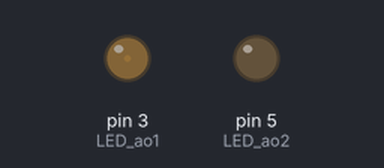
Bench run of a sketch on a simulated Arduino Uno, built with avr-gcc and run on an emulated ATmega328P. On the bench: output pins drawn as LEDs (lit = HIGH).

Above: at 0.05 s.
At 1.3 s:
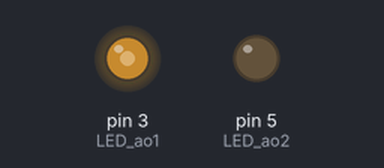
At 2.6 s:
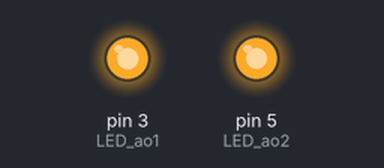
At 5.1 s:
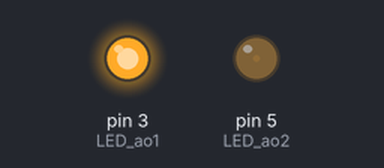
Timing chart, 0 to 6.7 s (numbered marks = the images above):
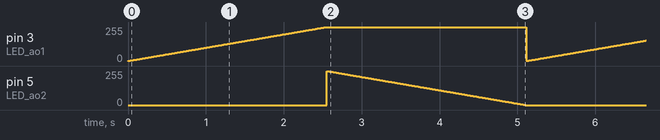

Measured:
- by itself, pin 3 (LED_ao1): ramps from 1/255 to 255/255 and jumps back, once every 5.1 s
- by itself, pin 5 (LED_ao2): ramps from 255/255 to 0/255 and jumps back, once every 5.1 s

The sketch:

PROJECT-2.ino
```cpp
const int LED_ao1=3;
const int LED_ao2=5;
void setup() {
  pinMode(LED_ao1,OUTPUT);
  pinMode(LED_ao2,OUTPUT);

}

void loop() {
  for(int brightness=1;brightness<=255;brightness++){
    analogWrite(LED_ao1,brightness);
    delay(10);
  }
    for(int brightness=255;brightness>=0;brightness--){
    analogWrite(LED_ao2,brightness);
    delay(10);
  }
    for(int brightness=1;brightness<=255;brightness++){
    analogWrite(LED_ao1,brightness);
    delay(10);
  }
    for(int brightness=255;brightness>=0;brightness--){
    analogWrite(LED_ao2,brightness);
    delay(10);
  }


  // digitalWrite(LED1,HIGH);
  // digitalWrite(LED2,LOW);
  // delay(1000);
  // digitalWrite(LED2,HIGH);
  // digitalWrite(LED1,LOW);
  // delay(1000);


}
```
